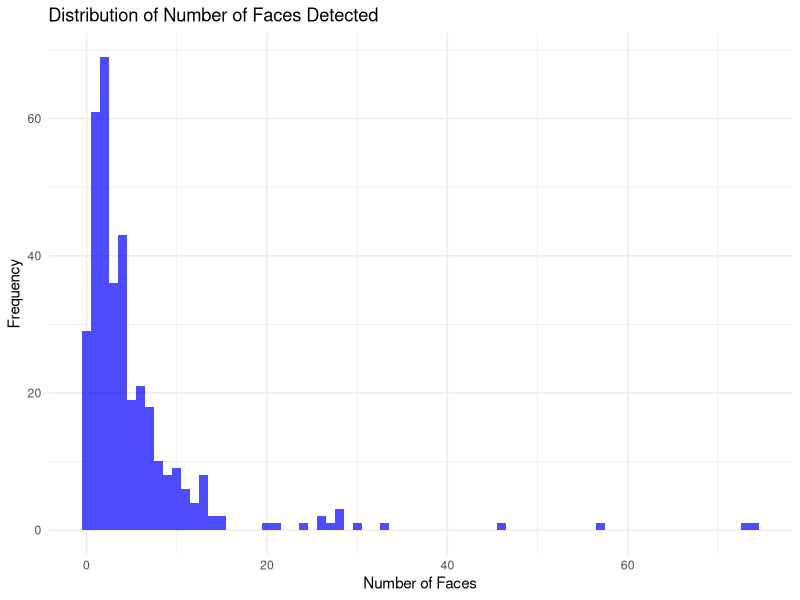
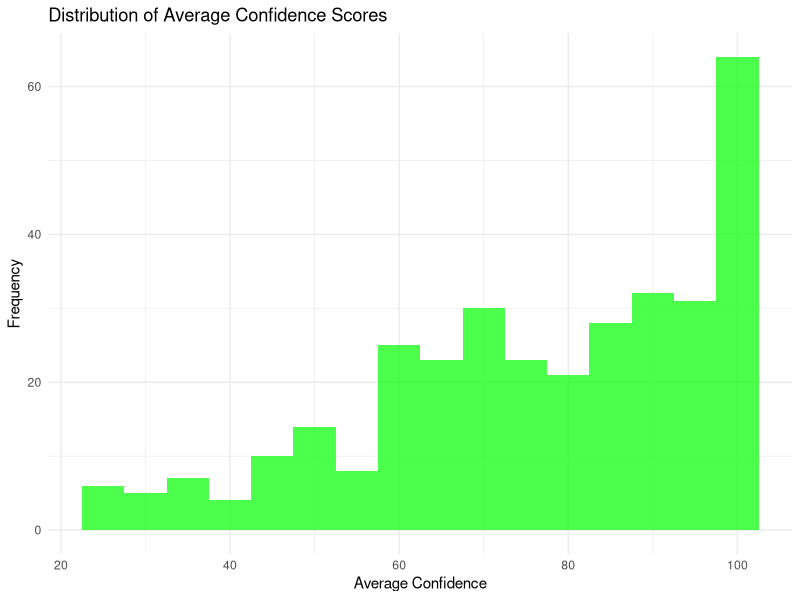
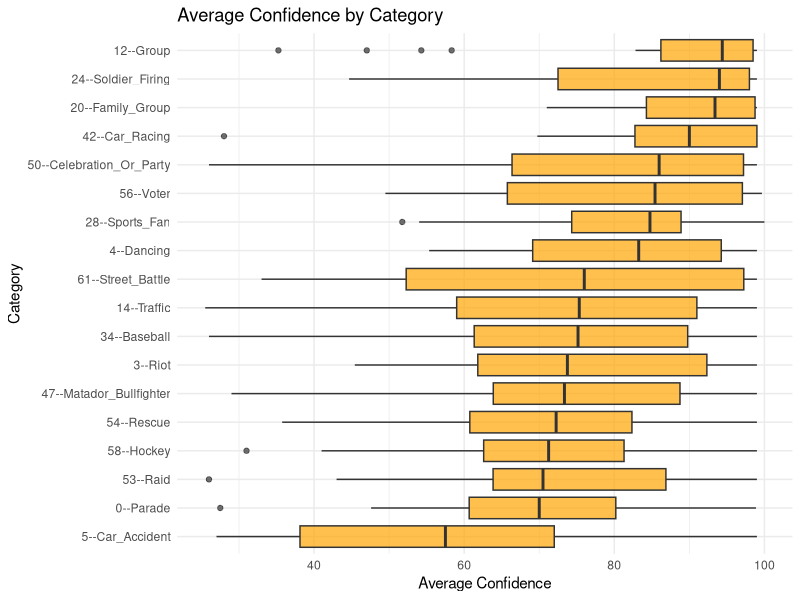
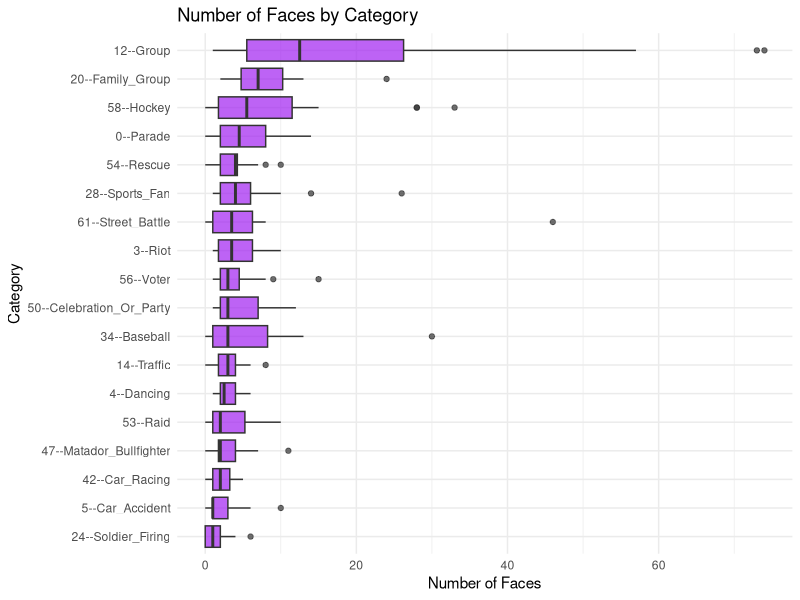
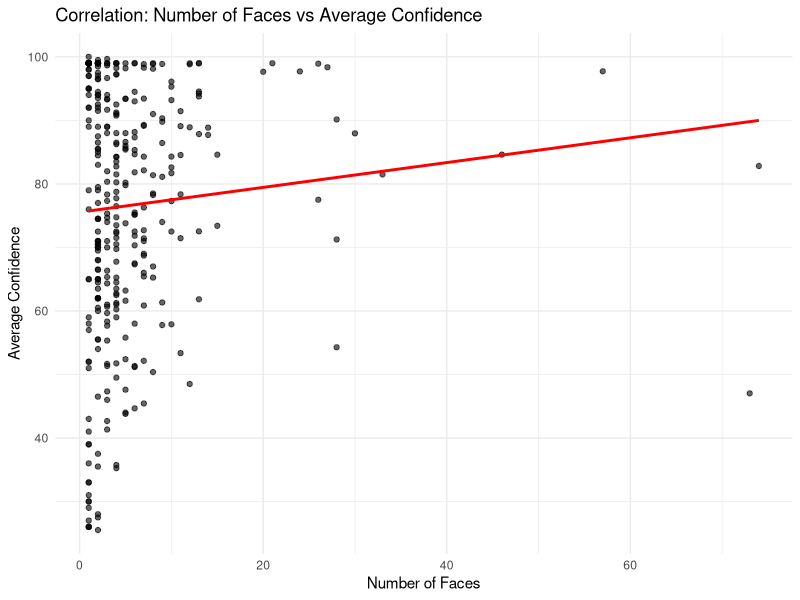
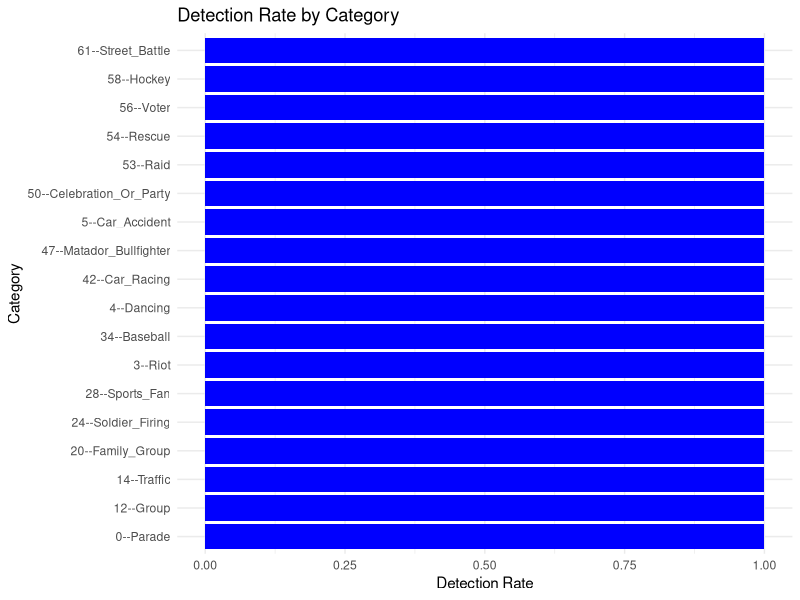
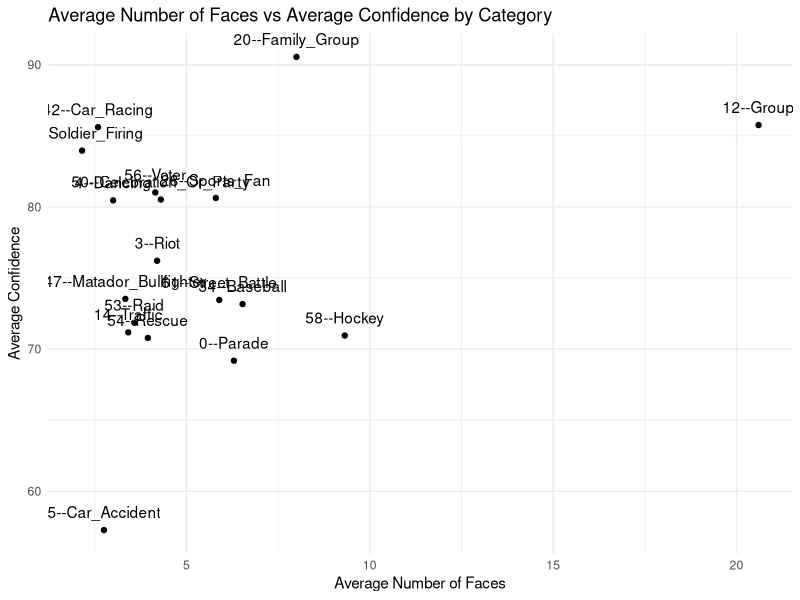
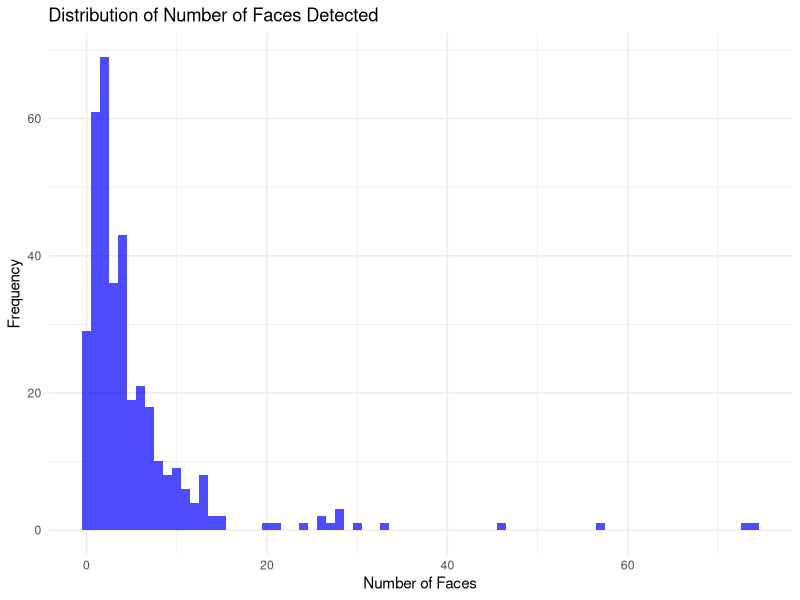

The R script that drew these images, in order:
library(ggplot2)
library(dplyr)

# Load data
results <- read.csv("face_detection_results.csv")
summary_data <- read.csv("face_detection_summary.csv")

# EDA for results.csv
print("Summary of face_detection_results.csv")
print(summary(results))

# Distribution of number of faces
ggplot(results, aes(x = num_faces)) +
  geom_histogram(binwidth = 1, fill = "blue", alpha = 0.7) +
  labs(title = "Distribution of Number of Faces Detected", x = "Number of Faces", y = "Frequency") +
  theme_minimal()
ggsave("num_faces_histogram.png")

# Distribution of average confidence (only for detected faces)
detected_results <- results %>% filter(detected == TRUE)
ggplot(detected_results, aes(x = avg_conf)) +
  geom_histogram(binwidth = 5, fill = "green", alpha = 0.7) +
  labs(title = "Distribution of Average Confidence Scores", x = "Average Confidence", y = "Frequency") +
  theme_minimal()
ggsave("avg_conf_histogram.png")

# Boxplot of confidence by category
ggplot(detected_results, aes(x = reorder(category, avg_conf, median), y = avg_conf)) +
  geom_boxplot(fill = "orange", alpha = 0.7) +
  coord_flip() +
  labs(title = "Average Confidence by Category", x = "Category", y = "Average Confidence") +
  theme_minimal()
ggsave("conf_by_category_boxplot.png")

# Boxplot of num_faces by category
ggplot(results, aes(x = reorder(category, num_faces, median), y = num_faces)) +
  geom_boxplot(fill = "purple", alpha = 0.7) +
  coord_flip() +
  labs(title = "Number of Faces by Category", x = "Category", y = "Number of Faces") +
  theme_minimal()
ggsave("num_faces_by_category_boxplot.png")

# Correlation between num_faces and avg_conf
cor_test <- cor.test(detected_results$num_faces, detected_results$avg_conf)
print(paste("Correlation between num_faces and avg_conf:", cor_test$estimate))
print(cor_test)

ggplot(detected_results, aes(x = num_faces, y = avg_conf)) +
  geom_point(alpha = 0.6) +
  geom_smooth(method = "lm", se = FALSE, color = "red") +
  labs(title = "Correlation: Number of Faces vs Average Confidence", x = "Number of Faces", y = "Average Confidence") +
  theme_minimal()
ggsave("correlation_plot.png")

# EDA for summary_data.csv
print("Summary of face_detection_summary.csv")
print(summary(summary_data))

# Bar plot of detection rates
ggplot(summary_data, aes(x = reorder(category, detection_rate), y = detection_rate)) +
  geom_bar(stat = "identity", fill = "blue") +
  coord_flip() +
  labs(title = "Detection Rate by Category", x = "Category", y = "Detection Rate") +
  theme_minimal()
ggsave("detection_rate_bar.png")

# Scatter plot of avg_num_faces vs avg_confidence
ggplot(summary_data, aes(x = avg_num_faces, y = avg_confidence, label = category)) +
  geom_point() +
  geom_text(vjust = -1) +
  labs(title = "Average Number of Faces vs Average Confidence by Category", x = "Average Number of Faces", y = "Average Confidence") +
  theme_minimal()
ggsave("summary_scatter.png")

print("EDA complete. Plots saved as PNG files.")
